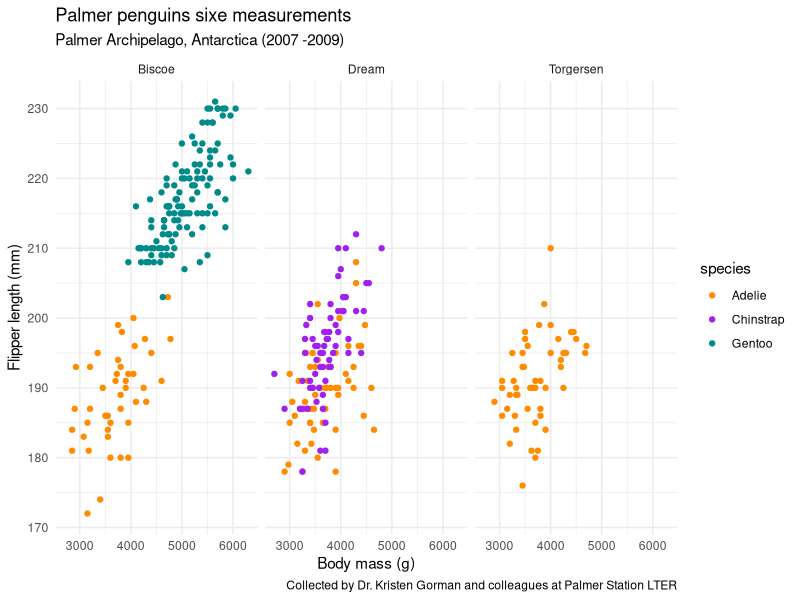

Generate this figure with R:
##~~~~~~~~~~~~~~~~~~~~~~~~~~~~~~~~~~~~~~~~~~~~~~~~~~~~~~~~~~~~~~~~~~~~~~~~~~~~~~
##                            Derivative practice                           ----
##~~~~~~~~~~~~~~~~~~~~~~~~~~~~~~~~~~~~~~~~~~~~~~~~~~~~~~~~~~~~~~~~~~~~~~~~~~~~~~

#................Practice using the function D().................

#Create an expression
my_expression <- expression(5 * x^2)

#find the derivative of the expression with respect to x
my_derivative <- D(expr = my_expression, name = "x")
my_derivative

#evaluate derivative at x = 2.8
x <- 2.8

#evaluate
eval(my_derivative)

#....................another example with D()....................
#find dervative with respect to x
my_derivative <- D(expr = expression(3.1 *x^4 - 28 * x), name = "x")
my_derivative

#create and store a function 
fx <- expression(x^2)

# find the derivative
df_dx <- D(expr = fx, name = "x")
df_dx

#................Using D() function in R Practice................
#1
gz <- expression(2 * z^3 - 10.5 * z^2 + 4.1)

dg_dz <- D(expr = gz, name = "z")
dg_dz

#2
Ty <- expression((2 * y^3 + 1)^4 - 8 * y^3)

dT_dy <- D(expr = Ty, name = "y")
dT_dy

#........To find the slope of T(y) at a range of y-values:.......
# find the slope of T(y) at a range of values, instead of just one?
y <- seq(from = -0.4, to = 2.0, by = 0.1)

#evaluate the slope of T(y) at each of those values
eval(dT_dy)

# One Small change -Git Repository

# plotting example
library(tidyverse)
library(ggplot2)
library(palmerpenguins)

ggplot(data = penguins, aes(x = body_mass_g, y = flipper_length_mm)) + 
  geom_point(aes(color = species)) + 
  scale_color_manual(values = c("darkorange", "purple", "cyan4")) + labs(x = "Body mass (g)",
                                                                         y = "Flipper length (mm)",
                                                                         title = "Palmer penguins sixe measurements", 
                                                                         subtitle = "Palmer Archipelago, Antarctica (2007 -2009)",
                                                                         caption = "Collected by Dr. Kristen Gorman and colleagues at Palmer Station LTER") +
  facet_wrap(~island) +
  theme_minimal()